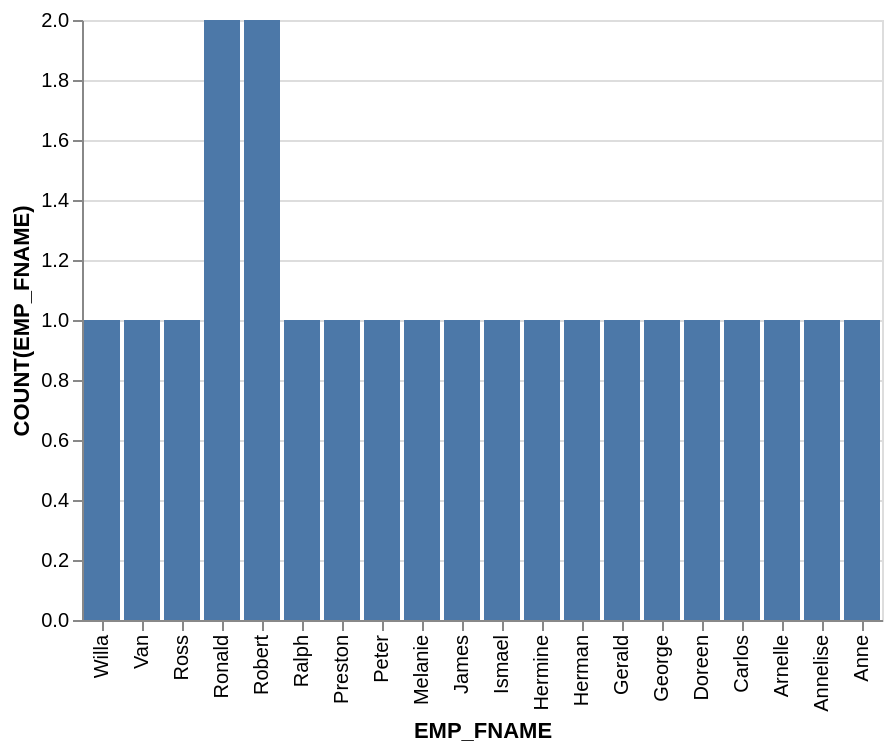

The Vega-Lite source for this figure:
### Vega-Lite specification from a JSON file in a GitHub repository (floating-point values rounded to 4 significant figures)
{"data": {"values": [{"x_data": "Willa", "y_data": 1}, {"x_data": "Van", "y_data": 1}, {"x_data": "Ross", "y_data": 1}, {"x_data": "Ronald", "y_data": 2}, {"x_data": "Robert", "y_data": 2}, {"x_data": "Ralph", "y_data": 1}, {"x_data": "Preston", "y_data": 1}, {"x_data": "Peter", "y_data": 1}, {"x_data": "Melanie", "y_data": 1}, {"x_data": "James", "y_data": 1}, {"x_data": "Ismael", "y_data": 1}, {"x_data": "Hermine", "y_data": 1}, {"x_data": "Herman", "y_data": 1}, {"x_data": "Gerald", "y_data": 1}, {"x_data": "George", "y_data": 1}, {"x_data": "Doreen", "y_data": 1}, {"x_data": "Carlos", "y_data": 1}, {"x_data": "Arnelle", "y_data": 1}, {"x_data": "Annelise", "y_data": 1}, {"x_data": "Anne", "y_data": 1}]}, "mark": "bar", "encoding": {"x": {"field": "x_data", "type": "nominal", "title": "EMP_FNAME", "sort": "descending"}, "y": {"field": "y_data", "type": "quantitative", "title": "COUNT(EMP_FNAME)"}}}
